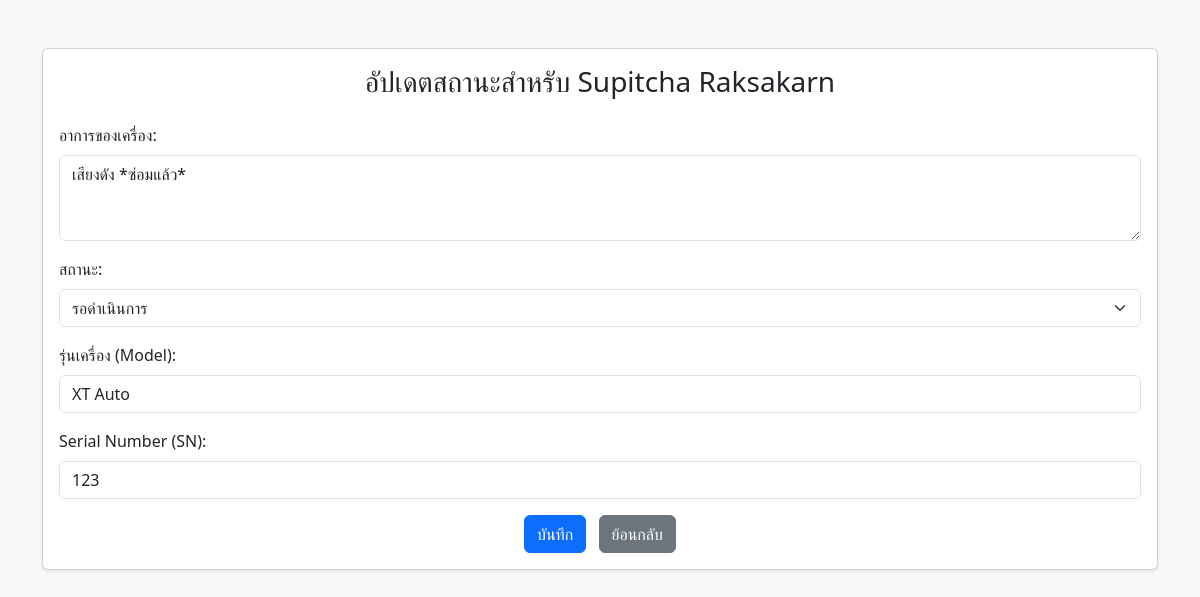
The app's page /update_status/1 (signed in) with its own data.
### tables this page shows
CREATE TABLE registrations (
            id INTEGER PRIMARY KEY AUTOINCREMENT,
            fname TEXT NOT NULL,
            lname TEXT NOT NULL,
            phone TEXT NOT NULL,
            date TEXT NOT NULL,
            service_type TEXT NOT NULL,
            problem TEXT DEFAULT 'ปกติ',
            status TEXT DEFAULT 'รอดำเนินการ',
            model TEXT,
            serial_number TEXT
        );

### app.py (the view, shortened to what this page needs)
@app.route('/update_status/<int:id>', methods=['GET', 'POST'])
def update_status(id):
    if not session.get('staff_logged_in'):
        flash('กรุณาเข้าสู่ระบบก่อนครับ')
        return redirect(url_for('staff_login'))
    conn = get_db_connection()
    c = conn.cursor()
    c.execute('SELECT * FROM registrations WHERE id = ?', (id,))
    registration = c.fetchone()
    if registration is None:
        conn.close()
        flash("ไม่พบข้อมูลการลงทะเบียนนี้")
        return redirect(url_for('staff'))
    conn.close()
    return render_template('update_status.html', registration=registration)

### app.py (called while the page is built)
def get_db_connection():
    conn = sqlite3.connect(DATABASE)
    conn.row_factory = sqlite3.Row
    return conn

### templates/update_status.html (shortened to what this page needs)
<!DOCTYPE html>
<html lang="th">
<head>
    <link href="https://cdn.jsdelivr.net/npm/bootstrap@5.3.3/dist/css/bootstrap.min.css" rel="stylesheet" />
</head>
<body class="bg-light">
    <div class="container py-5">
        <div class="card shadow-sm">
            <div class="card-body">
                <h3 class="card-title text-center mb-4">
                    อัปเดตสถานะสำหรับ {{ registration['fname'] }} {{ registration['lname'] }}
                </h3>
                <form method="post">
                    <div class="mb-3">
                        <label for="problem" class="form-label">อาการของเครื่อง:</label>
                        <textarea name="problem" class="form-control" rows="3">{{ registration['problem'] }}</textarea>
                    </div>
                    <div class="mb-3">
                        <label for="status" class="form-label">สถานะ:</label>
                        <select name="status" class="form-select">
                            <option value="รอดำเนินการ" {% if registration['status'] == 'รอดำเนินการ' %}selected{% endif %}>รอดำเนินการ</option>
                        </select>
                    </div>
                    <div class="mb-3">
                        <label for="model" class="form-label">รุ่นเครื่อง (Model):</label>
                        <input type="text" name="model" class="form-control" value="{{ registration['model'] or '' }}" />
                    </div>
                    <div class="mb-3">
                        <label for="serial_number" class="form-label">Serial Number (SN):</label>
                        <input type="text" name="serial_number" class="form-control" value="{{ registration['serial_number'] or '' }}" />
                    </div>
                    <div class="text-center">
                        <button type="submit" class="btn btn-primary">บันทึก</button>
                        <a href="{{ url_for('staff') }}" class="btn btn-secondary ms-2">ย้อนกลับ</a>
                    </div>
                </form>
            </div>
        </div>
    </div>
</body>
</html>

### records on screen
registrations: fname "Supitcha", lname "Raksakarn", problem "เสียงดัง *ซ่อมแล้ว*", status "รอดำเนินการ", model "XT Auto", serial_number "123"
